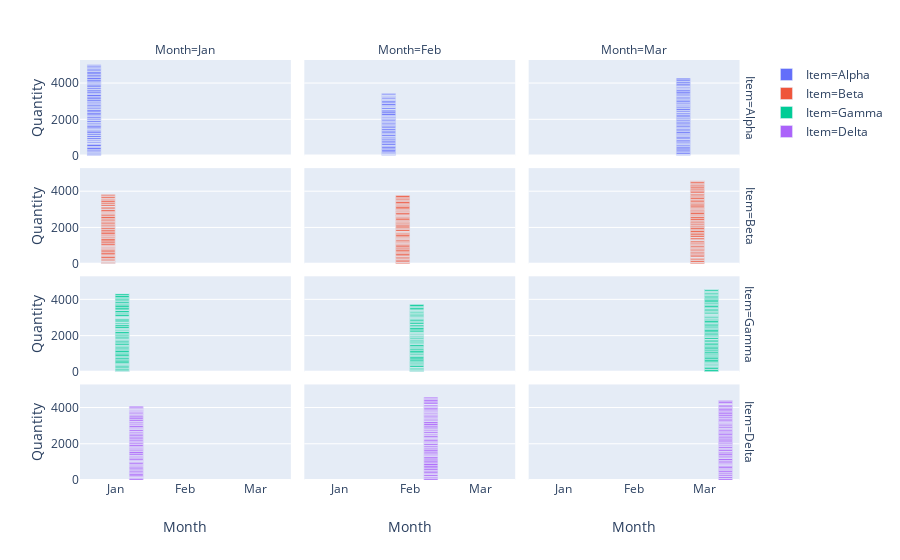

Notebook code for this chart:
### Code cell
import plotly.graph_objects as go
import plotly.express as px
import plotly
from plotly.offline import download_plotlyjs, init_notebook_mode, plot, iplot

init_notebook_mode(connected=True)



df = Out[1]

fig_sales_item = px.bar(df,'Month','Net',color='Item',barmode='group',category_orders={'Item':('Alpha','Beta','Gamma','Delta')})
fig_sales_item_facet = px.bar(df,'Month','Quantity',color='Item',barmode='group',category_orders={'Item':('Alpha','Beta','Gamma','Delta')},facet_row='Item',facet_col='Month')
fig_sales_client = px.bar(df,'Client','Net',color='Month',barmode='group')
iplot(fig_sales_item_facet)

### Figure 1 — Plotly figure (JSON) as saved in the notebook; plotly's stock layout.template omitted (floating-point values rounded to 4 significant figures)
{"data": [{"alignmentgroup": "True", "hoverlabel": {"namelength": 0}, "hovertemplate": "Item=Alpha<br>Month=%{x}<br>Quantity=%{y}", "legendgroup": "Item=Alpha", "marker": {"color": "#636efa"}, "name": "Item=Alpha", "offsetgroup": "Item=Alpha", "orientation": "v", "showlegend": true, "textposition": "auto", "type": "bar", "x": ["Jan", "Jan", "Jan", "Jan", "Jan", "Jan", "Jan", "Jan", "Jan", "Jan", "Jan", "Jan", "Jan", "Jan", "Jan", "Jan", "Jan", "Jan", "Jan", "Jan", "Jan", "Jan", "Jan", "Jan", "Jan", "Jan", "Jan", "Jan", "Jan", "Jan", "Jan", "Jan", "Jan", "Jan", "Jan", "Jan", "Jan", "Jan", "Jan", "Jan", "Jan", "Jan", "Jan", "Jan", "Jan", "Jan", "Jan", "Jan", "Jan", "Jan", "Jan", "Jan", "Jan", "Jan", "Jan", "Jan", "Jan", "Jan", "Jan", "Jan", "Jan", "Jan", "Jan", "Jan", "Jan", "Jan", "Jan", "Jan", "Jan", "Jan", "Jan", "Jan", "Jan", "Jan", "Jan", "Jan", "Jan", "Jan", "Jan", "Jan", "Jan", "Jan", "Jan", "Jan", "Jan", "Jan", "Jan", "Jan", "Jan", "Jan", "Jan", "Jan"], "xaxis": "x10", "y": [5, 56, 50, 55, 45, 55, 73, 100, 51, 20, 99, 73, 6, 15, 1, 69, 23, 63, 17, 20, 7, 87, 27, 91, 25, 75, 23, 86, 80, 34, 34, 46, 71, 73, 60, 45, 77, 14, 82, 31, 59, 23, 87, 31, 43, 86, 78, 7, 82, 99, 15, 3, 75, 58, 84, 44, 29, 78, 35, 95, 24, 87, 79, 100, 23, 34, 90, 53, 73, 13, 86, 25, 84, 83, 65, 16, 49, 59, 85, 98, 50, 99, 19, 90, 78, 38, 94, 39, 37, 55, 80, 28], "yaxis": "y10"}, {"alignmentgroup": "True", "hoverlabel": {"namelength": 0}, "hovertemplate": "Item=Alpha<br>Month=%{x}<br>Quantity=%{y}", "legendgroup": "Item=Alpha", "marker": {"color": "#636efa"}, "name": "Item=Alpha", "offsetgroup": "Item=Alpha", "orientation": "v", "showlegend": false, "textposition": "auto", "type": "bar", "x": ["Feb", "Feb", "Feb", "Feb", "Feb", "Feb", "Feb", "Feb", "Feb", "Feb", "Feb", "Feb", "Feb", "Feb", "Feb", "Feb", "Feb", "Feb", "Feb", "Feb", "Feb", "Feb", "Feb", "Feb", "Feb", "Feb", "Feb", "Feb", "Feb", "Feb", "Feb", "Feb", "Feb", "Feb", "Feb", "Feb", "Feb", "Feb", "Feb", "Feb", "Feb", "Feb", "Feb", "Feb", "Feb", "Feb", "Feb", "Feb", "Feb", "Feb", "Feb", "Feb", "Feb", "Feb", "Feb", "Feb", "Feb", "Feb", "Feb", "Feb", "Feb", "Feb", "Feb", "Feb", "Feb", "Feb", "Feb", "Feb", "Feb", "Feb", "Feb", "Feb", "Feb"], "xaxis": "x11", "y": [46, 33, 5, 28, 63, 78, 93, 66, 82, 69, 16, 84, 80, 72, 50, 74, 87, 4, 44, 5, 98, 23, 7, 16, 81, 62, 42, 81, 33, 70, 64, 47, 50, 69, 7, 45, 5, 80, 45, 40, 14, 59, 53, 3, 24, 29, 99, 88, 97, 28, 32, 2, 91, 9, 61, 1, 38, 94, 20, 71, 73, 18, 40, 29, 66, 49, 21, 9, 40, 9, 30, 12, 69], "yaxis": "y11"}, {"alignmentgroup": "True", "hoverlabel": {"namelength": 0}, "hovertemplate": "Item=Alpha<br>Month=%{x}<br>Quantity=%{y}", "legendgroup": "Item=Alpha", "marker": {"color": "#636efa"}, "name": "Item=Alpha", "offsetgroup": "Item=Alpha", "orientation": "v", "showlegend": false, "textposition": "auto", "type": "bar", "x": ["Mar", "Mar", "Mar", "Mar", "Mar", "Mar", "Mar", "Mar", "Mar", "Mar", "Mar", "Mar", "Mar", "Mar", "Mar", "Mar", "Mar", "Mar", "Mar", "Mar", "Mar", "Mar", "Mar", "Mar", "Mar", "Mar", "Mar", "Mar", "Mar", "Mar", "Mar", "Mar", "Mar", "Mar", "Mar", "Mar", "Mar", "Mar", "Mar", "Mar", "Mar", "Mar", "Mar", "Mar", "Mar", "Mar", "Mar", "Mar", "Mar", "Mar", "Mar", "Mar", "Mar", "Mar", "Mar", "Mar", "Mar", "Mar", "Mar", "Mar", "Mar", "Mar", "Mar", "Mar", "Mar", "Mar", "Mar", "Mar", "Mar", "Mar", "Mar", "Mar", "Mar", "Mar", "Mar", "Mar", "Mar", "Mar", "Mar", "Mar", "Mar", "Mar"], "xaxis": "x12", "y": [46, 34, 11, 87, 68, 70, 100, 75, 5, 85, 31, 39, 7, 88, 19, 95, 28, 14, 2, 70, 68, 42, 21, 52, 62, 96, 43, 60, 96, 4, 41, 81, 56, 55, 96, 30, 86, 21, 48, 60, 13, 79, 69, 42, 68, 13, 6, 20, 69, 36, 95, 31, 78, 45, 58, 47, 74, 86, 60, 44, 55, 58, 32, 5, 61, 60, 58, 97, 81, 20, 61, 21, 59, 29, 3, 30, 97, 29, 86, 40, 78, 82], "yaxis": "y12"}, {"alignmentgroup": "True", "hoverlabel": {"namelength": 0}, "hovertemplate": "Item=Beta<br>Month=%{x}<br>Quantity=%{y}", "legendgroup": "Item=Beta", "marker": {"color": "#EF553B"}, "name": "Item=Beta", "offsetgroup": "Item=Beta", "orientation": "v", "showlegend": true, "textposition": "auto", "type": "bar", "x": ["Jan", "Jan", "Jan", "Jan", "Jan", "Jan", "Jan", "Jan", "Jan", "Jan", "Jan", "Jan", "Jan", "Jan", "Jan", "Jan", "Jan", "Jan", "Jan", "Jan", "Jan", "Jan", "Jan", "Jan", "Jan", "Jan", "Jan", "Jan", "Jan", "Jan", "Jan", "Jan", "Jan", "Jan", "Jan", "Jan", "Jan", "Jan", "Jan", "Jan", "Jan", "Jan", "Jan", "Jan", "Jan", "Jan", "Jan", "Jan", "Jan", "Jan", "Jan", "Jan", "Jan", "Jan", "Jan", "Jan", "Jan", "Jan", "Jan", "Jan", "Jan", "Jan", "Jan", "Jan", "Jan", "Jan", "Jan", "Jan", "Jan", "Jan", "Jan", "Jan", "Jan", "Jan", "Jan", "Jan", "Jan", "Jan", "Jan", "Jan", "Jan", "Jan"], "xaxis": "x7", "y": [20, 27, 28, 41, 32, 1, 52, 67, 3, 40, 90, 48, 34, 55, 81, 83, 65, 19, 66, 27, 9, 51, 14, 15, 16, 43, 82, 99, 6, 93, 96, 31, 1, 58, 19, 50, 56, 92, 86, 80, 23, 85, 24, 8, 57, 25, 85, 15, 92, 41, 40, 94, 14, 20, 99, 24, 73, 54, 46, 18, 35, 38, 94, 39, 2, 63, 64, 15, 19, 7, 76, 19, 74, 39, 85, 70, 66, 1, 81, 14, 36, 68], "yaxis": "y7"}, {"alignmentgroup": "True", "hoverlabel": {"namelength": 0}, "hovertemplate": "Item=Beta<br>Month=%{x}<br>Quantity=%{y}", "legendgroup": "Item=Beta", "marker": {"color": "#EF553B"}, "name": "Item=Beta", "offsetgroup": "Item=Beta", "orientation": "v", "showlegend": false, "textposition": "auto", "type": "bar", "x": ["Feb", "Feb", "Feb", "Feb", "Feb", "Feb", "Feb", "Feb", "Feb", "Feb", "Feb", "Feb", "Feb", "Feb", "Feb", "Feb", "Feb", "Feb", "Feb", "Feb", "Feb", "Feb", "Feb", "Feb", "Feb", "Feb", "Feb", "Feb", "Feb", "Feb", "Feb", "Feb", "Feb", "Feb", "Feb", "Feb", "Feb", "Feb", "Feb", "Feb", "Feb", "Feb", "Feb", "Feb", "Feb", "Feb", "Feb", "Feb", "Feb", "Feb", "Feb", "Feb", "Feb", "Feb", "Feb", "Feb", "Feb", "Feb", "Feb", "Feb", "Feb", "Feb", "Feb", "Feb", "Feb", "Feb", "Feb", "Feb", "Feb", "Feb", "Feb", "Feb", "Feb"], "xaxis": "x8", "y": [67, 26, 70, 79, 4, 74, 7, 79, 16, 59, 92, 53, 69, 81, 54, 77, 81, 82, 36, 12, 35, 14, 72, 74, 30, 33, 29, 30, 31, 61, 99, 60, 45, 22, 33, 12, 99, 30, 20, 77, 66, 75, 69, 42, 77, 1, 30, 92, 67, 69, 25, 29, 20, 57, 82, 42, 18, 72, 9, 23, 84, 96, 65, 22, 4, 9, 70, 92, 49, 49, 80, 60, 95], "yaxis": "y8"}, {"alignmentgroup": "True", "hoverlabel": {"namelength": 0}, "hovertemplate": "Item=Beta<br>Month=%{x}<br>Quantity=%{y}", "legendgroup": "Item=Beta", "marker": {"color": "#EF553B"}, "name": "Item=Beta", "offsetgroup": "Item=Beta", "orientation": "v", "showlegend": false, "textposition": "auto", "type": "bar", "x": ["Mar", "Mar", "Mar", "Mar", "Mar", "Mar", "Mar", "Mar", "Mar", "Mar", "Mar", "Mar", "Mar", "Mar", "Mar", "Mar", "Mar", "Mar", "Mar", "Mar", "Mar", "Mar", "Mar", "Mar", "Mar", "Mar", "Mar", "Mar", "Mar", "Mar", "Mar", "Mar", "Mar", "Mar", "Mar", "Mar", "Mar", "Mar", "Mar", "Mar", "Mar", "Mar", "Mar", "Mar", "Mar", "Mar", "Mar", "Mar", "Mar", "Mar", "Mar", "Mar", "Mar", "Mar", "Mar", "Mar", "Mar", "Mar", "Mar", "Mar", "Mar", "Mar", "Mar", "Mar", "Mar", "Mar", "Mar", "Mar", "Mar", "Mar", "Mar", "Mar", "Mar", "Mar", "Mar", "Mar", "Mar", "Mar", "Mar", "Mar", "Mar", "Mar", "Mar", "Mar", "Mar", "Mar", "Mar", "Mar", "Mar", "Mar"], "xaxis": "x9", "y": [66, 26, 84, 6, 32, 72, 57, 21, 5, 69, 88, 22, 59, 97, 1, 6, 8, 81, 53, 25, 22, 82, 35, 32, 13, 71, 54, 75, 40, 7, 14, 6, 99, 13, 21, 11, 92, 83, 65, 13, 98, 40, 40, 87, 52, 76, 29, 87, 26, 93, 9, 44, 98, 91, 32, 33, 62, 95, 66, 69, 65, 2, 35, 67, 72, 93, 51, 50, 81, 64, 36, 95, 49, 80, 8, 82, 12, 77, 62, 82, 56, 74, 58, 98, 1, 4, 52, 84, 30, 2], "yaxis": "y9"}, {"alignmentgroup": "True", "hoverlabel": {"namelength": 0}, "hovertemplate": "Item=Gamma<br>Month=%{x}<br>Quantity=%{y}", "legendgroup": "Item=Gamma", "marker": {"color": "#00cc96"}, "name": "Item=Gamma", "offsetgroup": "Item=Gamma", "orientation": "v", "showlegend": true, "textposition": "auto", "type": "bar", "x": ["Jan", "Jan", "Jan", "Jan", "Jan", "Jan", "Jan", "Jan", "Jan", "Jan", "Jan", "Jan", "Jan", "Jan", "Jan", "Jan", "Jan", "Jan", "Jan", "Jan", "Jan", "Jan", "Jan", "Jan", "Jan", "Jan", "Jan", "Jan", "Jan", "Jan", "Jan", "Jan", "Jan", "Jan", "Jan", "Jan", "Jan", "Jan", "Jan", "Jan", "Jan", "Jan", "Jan", "Jan", "Jan", "Jan", "Jan", "Jan", "Jan", "Jan", "Jan", "Jan", "Jan", "Jan", "Jan", "Jan", "Jan", "Jan", "Jan", "Jan", "Jan", "Jan", "Jan", "Jan", "Jan", "Jan", "Jan", "Jan", "Jan", "Jan", "Jan", "Jan", "Jan", "Jan", "Jan", "Jan", "Jan", "Jan", "Jan", "Jan", "Jan", "Jan", "Jan", "Jan", "Jan", "Jan"], "xaxis": "x4", "y": [34, 16, 5, 59, 94, 3, 63, 65, 7, 59, 13, 43, 89, 68, 77, 82, 44, 28, 91, 88, 56, 99, 63, 66, 62, 28, 49, 37, 89, 63, 69, 18, 67, 18, 57, 61, 53, 54, 39, 58, 93, 26, 35, 58, 7, 30, 32, 93, 89, 40, 12, 70, 25, 65, 63, 73, 3, 19, 51, 1, 3, 16, 37, 92, 81, 3, 40, 95, 21, 64, 82, 97, 84, 29, 10, 92, 13, 2, 88, 5, 83, 61, 97, 93, 23, 2], "yaxis": "y4"}, {"alignmentgroup": "True", "hoverlabel": {"namelength": 0}, "hovertemplate": "Item=Gamma<br>Month=%{x}<br>Quantity=%{y}", "legendgroup": "Item=Gamma", "marker": {"color": "#00cc96"}, "name": "Item=Gamma", "offsetgroup": "Item=Gamma", "orientation": "v", "showlegend": false, "textposition": "auto", "type": "bar", "x": ["Feb", "Feb", "Feb", "Feb", "Feb", "Feb", "Feb", "Feb", "Feb", "Feb", "Feb", "Feb", "Feb", "Feb", "Feb", "Feb", "Feb", "Feb", "Feb", "Feb", "Feb", "Feb", "Feb", "Feb", "Feb", "Feb", "Feb", "Feb", "Feb", "Feb", "Feb", "Feb", "Feb", "Feb", "Feb", "Feb", "Feb", "Feb", "Feb", "Feb", "Feb", "Feb", "Feb", "Feb", "Feb", "Feb", "Feb", "Feb", "Feb", "Feb", "Feb", "Feb", "Feb", "Feb", "Feb", "Feb", "Feb", "Feb", "Feb", "Feb", "Feb", "Feb", "Feb", "Feb", "Feb", "Feb", "Feb", "Feb", "Feb", "Feb", "Feb", "Feb", "Feb", "Feb", "Feb", "Feb", "Feb", "Feb"], "xaxis": "x5", "y": [17, 41, 2, 29, 60, 28, 56, 21, 7, 86, 58, 70, 47, 69, 76, 100, 77, 51, 30, 62, 24, 81, 89, 83, 57, 3, 48, 46, 88, 33, 21, 74, 60, 60, 28, 35, 58, 38, 33, 62, 21, 26, 54, 35, 23, 35, 71, 86, 96, 9, 55, 77, 34, 6, 82, 65, 1, 83, 46, 35, 31, 9, 7, 3, 42, 53, 62, 51, 40, 56, 36, 40, 29, 60, 94, 9, 49, 94], "yaxis": "y5"}, {"alignmentgroup": "True", "hoverlabel": {"namelength": 0}, "hovertemplate": "Item=Gamma<br>Month=%{x}<br>Quantity=%{y}", "legendgroup": "Item=Gamma", "marker": {"color": "#00cc96"}, "name": "Item=Gamma", "offsetgroup": "Item=Gamma", "orientation": "v", "showlegend": false, "textposition": "auto", "type": "bar", "x": ["Mar", "Mar", "Mar", "Mar", "Mar", "Mar", "Mar", "Mar", "Mar", "Mar", "Mar", "Mar", "Mar", "Mar", "Mar", "Mar", "Mar", "Mar", "Mar", "Mar", "Mar", "Mar", "Mar", "Mar", "Mar", "Mar", "Mar", "Mar", "Mar", "Mar", "Mar", "Mar", "Mar", "Mar", "Mar", "Mar", "Mar", "Mar", "Mar", "Mar", "Mar", "Mar", "Mar", "Mar", "Mar", "Mar", "Mar", "Mar", "Mar", "Mar", "Mar", "Mar", "Mar", "Mar", "Mar", "Mar", "Mar", "Mar", "Mar", "Mar", "Mar", "Mar", "Mar", "Mar", "Mar", "Mar", "Mar", "Mar", "Mar", "Mar", "Mar", "Mar", "Mar", "Mar", "Mar", "Mar", "Mar", "Mar", "Mar", "Mar", "Mar", "Mar", "Mar", "Mar", "Mar", "Mar", "Mar", "Mar", "Mar"], "xaxis": "x6", "y": [8, 17, 97, 35, 97, 49, 27, 15, 59, 58, 39, 10, 87, 94, 86, 63, 64, 70, 58, 78, 48, 86, 78, 86, 55, 81, 68, 16, 76, 61, 19, 25, 94, 4, 55, 38, 84, 64, 17, 90, 100, 23, 42, 55, 53, 66, 67, 16, 68, 90, 70, 28, 43, 7, 67, 2, 62, 4, 31, 25, 8, 16, 69, 77, 22, 94, 53, 6, 48, 87, 59, 44, 66, 90, 71, 75, 79, 4, 70, 46, 1, 48, 86, 14, 18, 17, 85, 25, 13], "yaxis": "y6"}, {"alignmentgroup": "True", "hoverlabel": {"namelength": 0}, "hovertemplate": "Item=Delta<br>Month=%{x}<br>Quantity=%{y}", "legendgroup": "Item=Delta", "marker": {"color": "#ab63fa"}, "name": "Item=Delta", "offsetgroup": "Item=Delta", "orientation": "v", "showlegend": true, "textposition": "auto", "type": "bar", "x": ["Jan", "Jan", "Jan", "Jan", "Jan", "Jan", "Jan", "Jan", "Jan", "Jan", "Jan", "Jan", "Jan", "Jan", "Jan", "Jan", "Jan", "Jan", "Jan", "Jan", "Jan", "Jan", "Jan", "Jan", "Jan", "Jan", "Jan", "Jan", "Jan", "Jan", "Jan", "Jan", "Jan", "Jan", "Jan", "Jan", "Jan", "Jan", "Jan", "Jan", "Jan", "Jan", "Jan", "Jan", "Jan", "Jan", "Jan", "Jan", "Jan", "Jan", "Jan", "Jan", "Jan", "Jan", "Jan", "Jan", "Jan", "Jan", "Jan", "Jan", "Jan", "Jan", "Jan", "Jan", "Jan", "Jan", "Jan", "Jan", "Jan", "Jan", "Jan", "Jan", "Jan", "Jan", "Jan", "Jan", "Jan", "Jan", "Jan"], "xaxis": "x", "y": [100, 29, 6, 29, 25, 90, 87, 66, 74, 51, 51, 68, 94, 10, 16, 81, 10, 83, 50, 8, 25, 52, 2, 95, 43, 66, 38, 32, 95, 95, 40, 68, 69, 44, 45, 18, 94, 24, 74, 24, 62, 79, 48, 69, 80, 83, 63, 15, 73, 55, 3, 94, 20, 35, 48, 98, 35, 58, 53, 17, 73, 22, 93, 88, 97, 63, 2, 20, 41, 82, 49, 36, 40, 23, 34, 13, 47, 99, 8], "yaxis": "y"}, {"alignmentgroup": "True", "hoverlabel": {"namelength": 0}, "hovertemplate": "Item=Delta<br>Month=%{x}<br>Quantity=%{y}", "legendgroup": "Item=Delta", "marker": {"color": "#ab63fa"}, "name": "Item=Delta", "offsetgroup": "Item=Delta", "orientation": "v", "showlegend": false, "textposition": "auto", "type": "bar", "x": ["Feb", "Feb", "Feb", "Feb", "Feb", "Feb", "Feb", "Feb", "Feb", "Feb", "Feb", "Feb", "Feb", "Feb", "Feb", "Feb", "Feb", "Feb", "Feb", "Feb", "Feb", "Feb", "Feb", "Feb", "Feb", "Feb", "Feb", "Feb", "Feb", "Feb", "Feb", "Feb", "Feb", "Feb", "Feb", "Feb", "Feb", "Feb", "Feb", "Feb", "Feb", "Feb", "Feb", "Feb", "Feb", "Feb", "Feb", "Feb", "Feb", "Feb", "Feb", "Feb", "Feb", "Feb", "Feb", "Feb", "Feb", "Feb", "Feb", "Feb", "Feb", "Feb", "Feb", "Feb", "Feb", "Feb", "Feb", "Feb", "Feb", "Feb", "Feb", "Feb", "Feb", "Feb", "Feb", "Feb", "Feb", "Feb", "Feb", "Feb", "Feb", "Feb", "Feb", "Feb"], "xaxis": "x2", "y": [96, 32, 70, 18, 97, 20, 28, 89, 67, 25, 86, 90, 92, 100, 78, 76, 91, 61, 83, 22, 31, 75, 25, 92, 56, 98, 64, 38, 81, 39, 10, 85, 29, 23, 70, 84, 48, 49, 2, 42, 86, 42, 4, 61, 24, 17, 91, 22, 12, 69, 34, 61, 97, 40, 98, 98, 17, 34, 6, 79, 36, 46, 54, 81, 47, 34, 58, 36, 45, 56, 68, 75, 17, 55, 77, 33, 15, 4, 7, 100, 57, 94, 51, 72], "yaxis": "y2"}, {"alignmentgroup": "True", "hoverlabel": {"namelength": 0}, "hovertemplate": "Item=Delta<br>Month=%{x}<br>Quantity=%{y}", "legendgroup": "Item=Delta", "marker": {"color": "#ab63fa"}, "name": "Item=Delta", "offsetgroup": "Item=Delta", "orientation": "v", "showlegend": false, "textposition": "auto", "type": "bar", "x": ["Mar", "Mar", "Mar", "Mar", "Mar", "Mar", "Mar", "Mar", "Mar", "Mar", "Mar", "Mar", "Mar", "Mar", "Mar", "Mar", "Mar", "Mar", "Mar", "Mar", "Mar", "Mar", "Mar", "Mar", "Mar", "Mar", "Mar", "Mar", "Mar", "Mar", "Mar", "Mar", "Mar", "Mar", "Mar", "Mar", "Mar", "Mar", "Mar", "Mar", "Mar", "Mar", "Mar", "Mar", "Mar", "Mar", "Mar", "Mar", "Mar", "Mar", "Mar", "Mar", "Mar", "Mar", "Mar", "Mar", "Mar", "Mar", "Mar", "Mar", "Mar", "Mar", "Mar", "Mar", "Mar", "Mar", "Mar", "Mar", "Mar", "Mar", "Mar", "Mar", "Mar", "Mar", "Mar", "Mar", "Mar", "Mar", "Mar", "Mar"], "xaxis": "x3", "y": [95, 16, 94, 14, 75, 40, 63, 46, 81, 55, 65, 90, 83, 4, 42, 41, 85, 66, 33, 99, 25, 64, 5, 68, 97, 61, 72, 20, 92, 68, 6, 92, 25, 62, 1, 33, 27, 68, 78, 67, 91, 71, 61, 46, 98, 42, 65, 81, 8, 63, 29, 71, 10, 90, 2, 58, 31, 42, 27, 42, 74, 97, 2, 70, 45, 91, 85, 65, 85, 76, 59, 18, 78, 74, 17, 11, 10, 33, 87, 61], "yaxis": "y3"}], "layout": {"annotations": [{"showarrow": false, "text": "Month=Jan", "x": 0.1567, "xanchor": "center", "xref": "paper", "y": 1, "yanchor": "bottom", "yref": "paper"}, {"showarrow": false, "text": "Month=Feb", "x": 0.49, "xanchor": "center", "xref": "paper", "y": 1, "yanchor": "bottom", "yref": "paper"}, {"showarrow": false, "text": "Month=Mar", "x": 0.8233, "xanchor": "center", "xref": "paper", "y": 1, "yanchor": "bottom", "yref": "paper"}, {"showarrow": false, "text": "Item=Delta", "textangle": 90, "x": 0.98, "xanchor": "left", "xref": "paper", "y": 0.1138, "yanchor": "middle", "yref": "paper"}, {"showarrow": false, "text": "Item=Gamma", "textangle": 90, "x": 0.98, "xanchor": "left", "xref": "paper", "y": 0.3712, "yanchor": "middle", "yref": "paper"}, {"showarrow": false, "text": "Item=Beta", "textangle": 90, "x": 0.98, "xanchor": "left", "xref": "paper", "y": 0.6288, "yanchor": "middle", "yref": "paper"}, {"showarrow": false, "text": "Item=Alpha", "textangle": 90, "x": 0.98, "xanchor": "left", "xref": "paper", "y": 0.8862, "yanchor": "middle", "yref": "paper"}], "autosize": true, "barmode": "group", "legend": {"tracegroupgap": 0}, "margin": {"t": 60}, "xaxis": {"anchor": "y", "autorange": true, "categoryarray": ["Jan", "Feb", "Mar"], "categoryorder": "array", "domain": [0, 0.3133], "range": [-0.5, 2.5], "title": {"text": "Month"}, "type": "category"}, "xaxis10": {"anchor": "y10", "autorange": true, "domain": [0, 0.3133], "matches": "x", "range": [-0.5, 2.5], "showticklabels": false, "type": "category"}, "xaxis11": {"anchor": "y11", "autorange": true, "domain": [0.3333, 0.6467], "matches": "x", "range": [-0.5, 2.5], "showticklabels": false, "type": "category"}, "xaxis12": {"anchor": "y12", "autorange": true, "domain": [0.6667, 0.98], "matches": "x", "range": [-0.5, 2.5], "showticklabels": false, "type": "category"}, "xaxis2": {"anchor": "y2", "autorange": true, "categoryarray": ["Jan", "Feb", "Mar"], "categoryorder": "array", "domain": [0.3333, 0.6467], "matches": "x", "range": [-0.5, 2.5], "title": {"text": "Month"}, "type": "category"}, "xaxis3": {"anchor": "y3", "autorange": true, "categoryarray": ["Jan", "Feb", "Mar"], "categoryorder": "array", "domain": [0.6667, 0.98], "matches": "x", "range": [-0.5, 2.5], "title": {"text": "Month"}, "type": "category"}, "xaxis4": {"anchor": "y4", "autorange": true, "domain": [0, 0.3133], "matches": "x", "range": [-0.5, 2.5], "showticklabels": false, "type": "category"}, "xaxis5": {"anchor": "y5", "autorange": true, "domain": [0.3333, 0.6467], "matches": "x", "range": [-0.5, 2.5], "showticklabels": false, "type": "category"}, "xaxis6": {"anchor": "y6", "autorange": true, "domain": [0.6667, 0.98], "matches": "x", "range": [-0.5, 2.5], "showticklabels": false, "type": "category"}, "xaxis7": {"anchor": "y7", "autorange": true, "domain": [0, 0.3133], "matches": "x", "range": [-0.5, 2.5], "showticklabels": false, "type": "category"}, "xaxis8": {"anchor": "y8", "autorange": true, "domain": [0.3333, 0.6467], "matches": "x", "range": [-0.5, 2.5], "showticklabels": false, "type": "category"}, "xaxis9": {"anchor": "y9", "autorange": true, "domain": [0.6667, 0.98], "matches": "x", "range": [-0.5, 2.5], "showticklabels": false, "type": "category"}, "yaxis": {"anchor": "x", "autorange": true, "domain": [0, 0.2275], "range": [0, 5272.0], "title": {"text": "Quantity"}, "type": "linear"}, "yaxis10": {"anchor": "x10", "autorange": true, "domain": [0.7725, 1], "matches": "y", "range": [0, 5272.0], "title": {"text": "Quantity"}, "type": "linear"}, "yaxis11": {"anchor": "x11", "autorange": true, "domain": [0.7725, 1], "matches": "y", "range": [0, 5272.0], "showticklabels": false, "type": "linear"}, "yaxis12": {"anchor": "x12", "autorange": true, "domain": [0.7725, 1], "matches": "y", "range": [0, 5272.0], "showticklabels": false, "type": "linear"}, "yaxis2": {"anchor": "x2", "autorange": true, "domain": [0, 0.2275], "matches": "y", "range": [0, 5272.0], "showticklabels": false, "type": "linear"}, "yaxis3": {"anchor": "x3", "autorange": true, "domain": [0, 0.2275], "matches": "y", "range": [0, 5272.0], "showticklabels": false, "type": "linear"}, "yaxis4": {"anchor": "x4", "autorange": true, "domain": [0.2575, 0.485], "matches": "y", "range": [0, 5272.0], "title": {"text": "Quantity"}, "type": "linear"}, "yaxis5": {"anchor": "x5", "autorange": true, "domain": [0.2575, 0.485], "matches": "y", "range": [0, 5272.0], "showticklabels": false, "type": "linear"}, "yaxis6": {"anchor": "x6", "autorange": true, "domain": [0.2575, 0.485], "matches": "y", "range": [0, 5272.0], "showticklabels": false, "type": "linear"}, "yaxis7": {"anchor": "x7", "autorange": true, "domain": [0.515, 0.7425], "matches": "y", "range": [0, 5272.0], "title": {"text": "Quantity"}, "type": "linear"}, "yaxis8": {"anchor": "x8", "autorange": true, "domain": [0.515, 0.7425], "matches": "y", "range": [0, 5272.0], "showticklabels": false, "type": "linear"}, "yaxis9": {"anchor": "x9", "autorange": true, "domain": [0.515, 0.7425], "matches": "y", "range": [0, 5272.0], "showticklabels": false, "type": "linear"}}}
